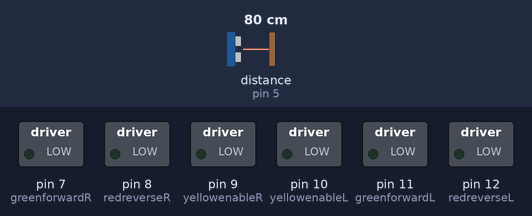
Bench run of a sketch on a simulated Arduino Uno, built with avr-gcc and run on an emulated ATmega328P. On the bench: switched loads named in the sketch (green lamp = pin HIGH). The inputs (shaded band) are chosen by the test bench; at power-on: distance to the obstacle (sensor on pin 5) 80 cm. The echo pulse lasts 58.3 µs per cm; what the sketch prints to the serial monitor is not drawn. At 0.1 s the program stops and its outputs stay as they are.

Above: at 0.1 s.
Timing chart, 0 to 1.6 s (numbered marks = the images above):
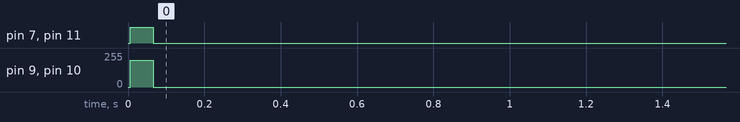

The sketch:

Story_8.ino
```cpp
// C++ code
// Story_8

// ---------------------------------------------------------------------------
// Example NewPing library sketch that does a ping about 20 times per second.
// ---------------------------------------------------------------------------

#include <NewPing.h> //import the NewPing sonar library

int redreverseL = 12;
int greenforwardL = 11;
int yellowenableL = 10;

int yellowenableR = 9;
int redreverseR = 8;
int greenforwardR = 7;

const int RIGHT_FEEDBACK = 2; // Pin numbers on Rover for RIGHT motor sensor
const int LEFT_FEEDBACK = 3; // Pin numbers on Rover for LEFT motor sensor

#define TRIGGER_PIN  4  // Arduino pin tied to trigger pin on the ultrasonic sensor.
#define ECHO_PIN     5  // Arduino pin tied to echo pin on the ultrasonic sensor.
#define MAX_DISTANCE 200 // Maximum distance we want to

NewPing sonar(TRIGGER_PIN, ECHO_PIN, MAX_DISTANCE); // NewPing setup of pins and maximum distance.

volatile int leftcounter = 0; // initiate L counter to zero for start
volatile int rightcounter = 0; //initiate R counter to zero for start


// make a function to add 1 rotation to the left motor counter
void LeftMotorISR(){
  // adds one to the left motor counter on each motor revolution
  leftcounter++;
}

// make a function to add 1 rotation to the right motor counter
void RightMotorISR(){
  // adds one to the right motor counter on each motor revolution
  rightcounter++;
}

// make a function to make it go forwards
void goForwards()
{
  analogWrite(yellowenableL, 200); // Turn left enable on
  analogWrite(yellowenableR, 200); // Turn right enable on
  digitalWrite(greenforwardL, HIGH);
  digitalWrite(greenforwardR, HIGH);
  digitalWrite(redreverseL, LOW);
  digitalWrite(redreverseR, LOW);
}

// make a function to make it go left
void goLeft()
{
  analogWrite(yellowenableL, 200); // Turn left enable on faster
  analogWrite(yellowenableR, 100); // Turn right enable on slower
  digitalWrite(greenforwardL, HIGH);
  digitalWrite(greenforwardR, LOW);
  digitalWrite(redreverseL, LOW);
  digitalWrite(redreverseR, LOW);
}

// make a function to make it go right
void goRight()
{
  analogWrite(yellowenableL, 100); // Turn left enable on slower
  analogWrite(yellowenableR, 200); // Turn right enable on faster
  digitalWrite(greenforwardL, LOW);
  digitalWrite(greenforwardR, HIGH);
  digitalWrite(redreverseL, LOW);
  digitalWrite(redreverseR, LOW);
}

// make a function to make it stop
void stopMoving()
{
  analogWrite(yellowenableL, 0); // left enable off
  analogWrite(yellowenableR, 0); // right enable off
  digitalWrite(greenforwardL, LOW);
  digitalWrite(greenforwardR, LOW);
  digitalWrite(redreverseL, LOW);
  digitalWrite(redreverseR, LOW);
}

// make a function to make it reverse
void goBack()
{
  analogWrite(yellowenableL, 200); // Turn left enable on
  analogWrite(yellowenableR, 200); // Turn right enable on
  digitalWrite(greenforwardL, LOW);
  digitalWrite(greenforwardR, LOW);
  digitalWrite(redreverseL, HIGH);
  digitalWrite(redreverseR, HIGH);
}

// make a function to stop and turn off
void stopandturnoff()
{
  analogWrite(yellowenableL, 0); // Turn left enable off
  analogWrite(yellowenableR, 0); // Turn right enable off
  digitalWrite(greenforwardL, LOW);
  digitalWrite(greenforwardR, LOW);
  digitalWrite(redreverseL, LOW);
  digitalWrite(redreverseR, LOW);
}


void setup()
{
  pinMode(redreverseL, OUTPUT);
  pinMode(greenforwardL, OUTPUT);
  pinMode(yellowenableL, OUTPUT);
  pinMode(yellowenableR, OUTPUT);
  pinMode(greenforwardR, OUTPUT);
  pinMode(redreverseR, OUTPUT);

  pinMode(LEFT_FEEDBACK, INPUT);
  pinMode(RIGHT_FEEDBACK, INPUT);

  sonar.ping_cm();

  Serial.begin(115200);

}

void loop()
{
  goForwards();  // Call the function to start forwards motion

  delay(50);

  int distance = sonar.ping_cm();

  // Wait 50ms between pings (about 20 pings/sec). 29ms should be the shortest delay between pings.
  Serial.print("Ping: ");
  Serial.print(sonar.ping_cm()); // Send ping, get distance in cm and print result (0 = outside set distance range)
  Serial.println("cm");

  if (distance > 0 && distance <= 12)
  {
  stopMoving(); // stop moving
  delay(200); // pause 50 milliseconds

  goBack(); // back up
  delay(850);

  stopMoving(); // stop moving
  delay(200); // pause 50 millisecond

  // turn left for .85 seconds
  goLeft(); // Call the function to go left
  delay(850);

  goForwards();  // Call the function to start forwards motion

  }
    stopMoving();
    exit(0); // stop forever
}
```

Measured:
- by itself, pin 7 (greenforwardR), pin 11 (greenforwardL): LOW → HIGH at 0.01 s, → LOW 0.06 s later
- by itself, pin 9 (yellowenableR), pin 10 (yellowenableL): 0/255 → 200/255 at 0.01 s, → 0/255 0.06 s later
